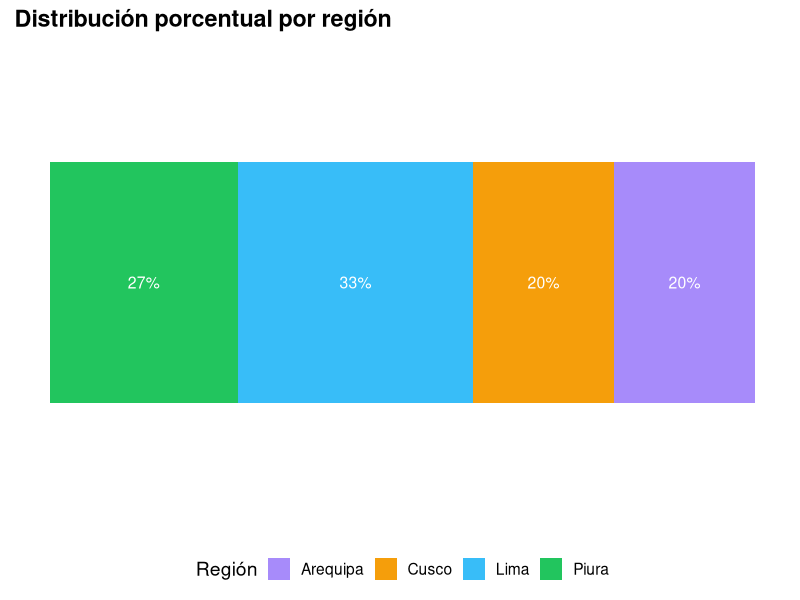
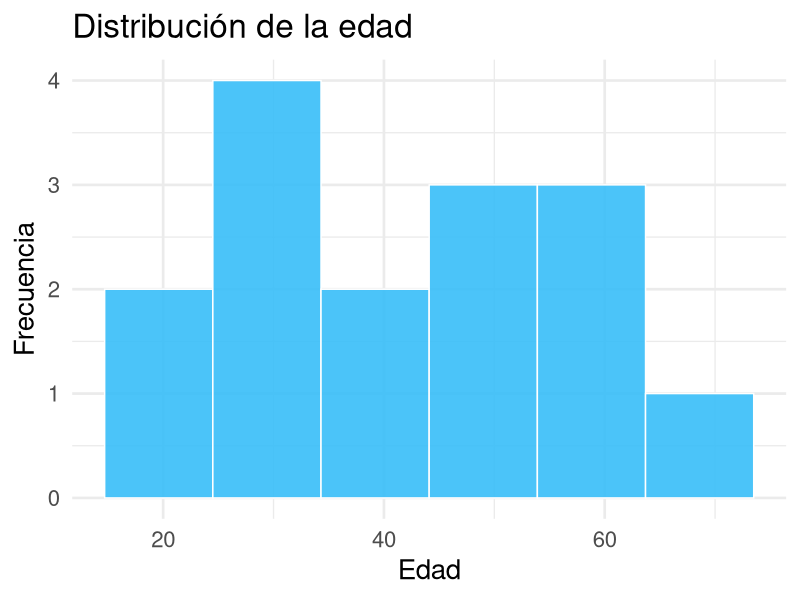
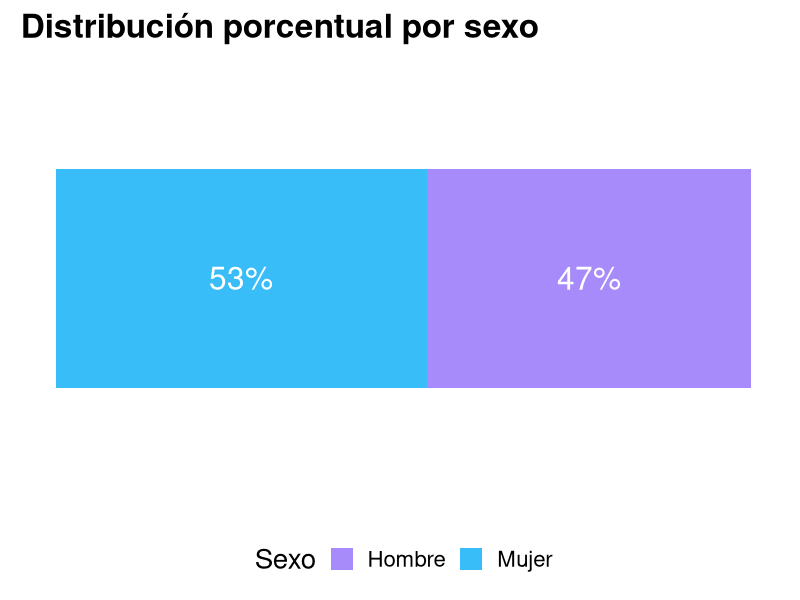
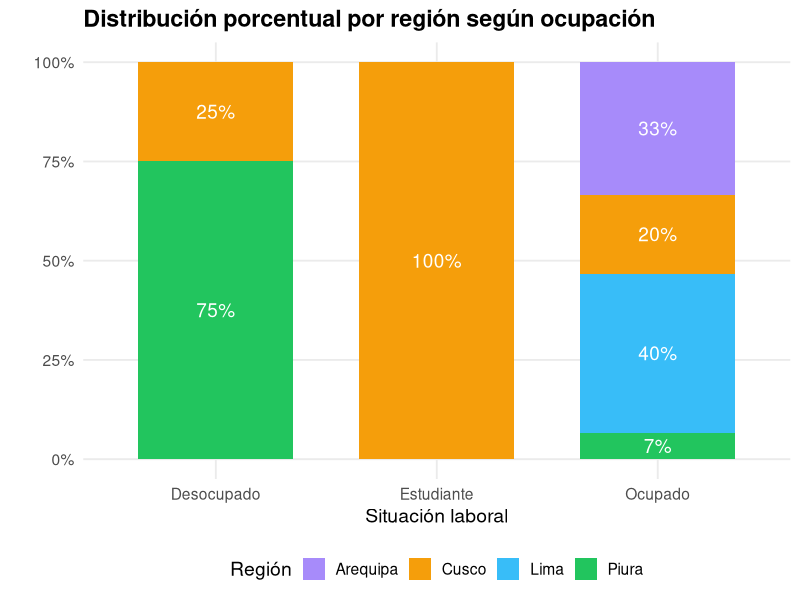
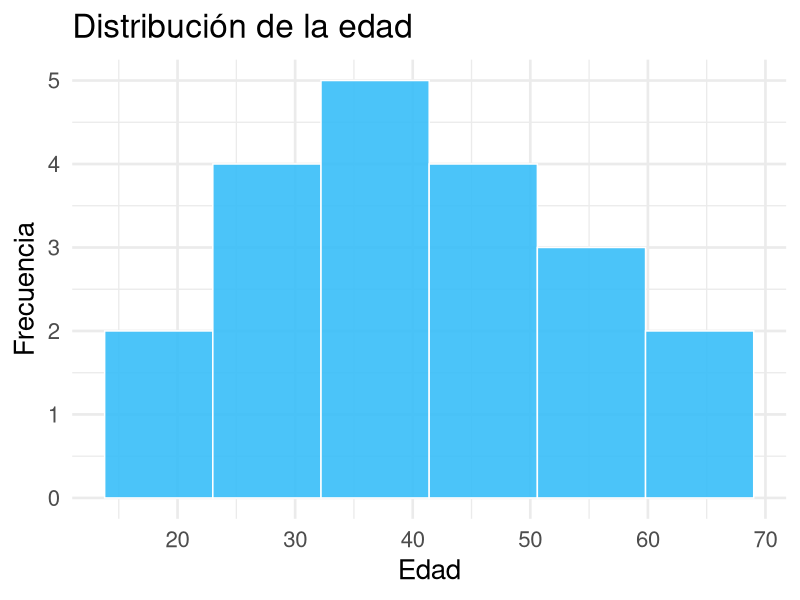

Write the R code that produced these figures, in order.
## ---- chunk 1
library(tidyverse)
library(scales)
library(knitr)
## ---- chunk 2
edad <- c(
  18, 22, 25, 29, 31,
  34, 37, 41, 45, 48,
  52, 56, 60, 63, 67
)

sexo <- c(
  "Mujer", "Hombre", "Mujer", "Hombre", "Mujer",
  "Hombre", "Mujer", "Hombre", "Mujer", "Hombre",
  "Mujer", "Hombre", "Mujer", "Hombre", "Mujer"
)

region <- c(
  "Lima", "Lima", "Lima", "Lima", "Lima",
  "Cusco", "Cusco", "Cusco",
  "Piura", "Piura", "Piura", "Piura",
  "Arequipa", "Arequipa", "Arequipa"
)

paste(
  "Edad:", edad,
  "| Sexo:", sexo,
  "| Región:", region
)
## ---- chunk 3
datos <- data.frame(
  edad = edad,
  region = region
)
paleta_region <- c(
  "Lima"      = "#38BDF8",  # celeste principal (acento)
  "Piura"     = "#22C55E",  # verde sobrio
  "Cusco"     = "#F59E0B",  # ámbar elegante
  "Arequipa"  = "#A78BFA"   # violeta suave
)
datos_region <- datos |>
  count(region) |>
  mutate(
    porcentaje = n / sum(n),
    etiqueta = scales::percent(porcentaje, accuracy = 1)
  )

ggplot(datos_region, aes(x = "", y = porcentaje, fill = region)) +
  geom_col(width = 0.6) +
  geom_text(
    aes(label = etiqueta),
    position = position_stack(vjust = 0.5),
    color = "white",
    size = 4
  ) +
  coord_flip() +
  scale_fill_manual(values = paleta_region) +
  scale_y_continuous(labels = scales::percent) +
  labs(
    title = "Distribución porcentual por región",
    x = NULL,
    y = NULL,
    fill = "Región"
  ) +
  theme_minimal(base_size = 14) +
  theme(
    axis.text = element_blank(),
    axis.ticks = element_blank(),
    panel.grid = element_blank(),
    plot.title = element_text(face = "bold"),
    legend.position = "bottom"
  )
## ---- chunk 4
    edad
## ---- chunk 5
    region
## ---- chunk 6
ggplot(datos, aes(x = edad)) +
  geom_histogram(
    bins = 6,
    fill = "#38BDF8",
    color = "white",
    alpha = 0.9
  ) +
  labs(
    title = "Distribución de la edad",
    x = "Edad",
    y = "Frecuencia"
  ) +
  theme_minimal(base_size = 20) 
## ---- chunk 7

datos_sexo <- data.frame(sexo = sexo)


paleta_sexo <- c(
  "Mujer"   = "#38BDF8",  # celeste principal
  "Hombre" = "#A78BFA"   # violeta suave
)


datos_sexo_pct <- datos_sexo |>
  count(sexo) |>
  mutate(
    porcentaje = n / sum(n),
    etiqueta = percent(porcentaje, accuracy = 1)
  )

# Gráfico
ggplot(datos_sexo_pct, aes(x = "", y = porcentaje, fill = sexo)) +
  geom_col(width = 0.6) +
  geom_text(
    aes(label = etiqueta),
    position = position_stack(vjust = 0.5),
    color = "white",
    size = 8
  ) +
  coord_flip() +
  scale_fill_manual(values = paleta_sexo) +
  scale_y_continuous(labels = percent) +
  labs(
    title = "Distribución porcentual por sexo",
    x = NULL,
    y = NULL,
    fill = "Sexo"
  ) +
  theme_minimal(base_size = 20) +
  theme(
    axis.text = element_blank(),
    axis.ticks = element_blank(),
    panel.grid = element_blank(),
    plot.title = element_text(face = "bold"),
    legend.position = "bottom"
  )
## ---- chunk 8
edad <- c(
  18, 22, 25, 29, 31, 34, 37, 41, 45, 48,
  52, 55, 58, 61, 64, 27, 33, 39, 46, 50
)

sexo <- c(
  "Mujer", "Hombre", "Mujer", "Hombre", "Mujer",
  "Hombre", "Mujer", "Hombre", "Mujer", "Hombre",
  "Mujer", "Hombre", "Mujer", "Hombre", "Mujer",
  "Mujer", "Hombre", "Mujer", "Hombre", "Mujer"
)

region <- c(
  "Lima", "Lima", "Cusco", "Cusco", "Arequipa",
  "Arequipa", "Piura", "Piura", "Lima", "Lima",
  "Cusco", "Cusco", "Arequipa", "Arequipa", "Piura",
  "Lima", "Cusco", "Arequipa", "Piura", "Lima"
)

educacion <- c(
  "Secundaria", "Universitaria", "Universitaria", "Técnica",
  "Universitaria", "Técnica", "Secundaria", "Universitaria",
  "Universitaria", "Técnica", "Secundaria", "Universitaria",
  "Universitaria", "Técnica", "Secundaria", "Universitaria",
  "Técnica", "Universitaria", "Secundaria", "Universitaria"
)

ocupacion <- c(
  "Ocupado", "Ocupado", "Estudiante", "Ocupado",
  "Ocupado", "Ocupado", "Desocupado", "Ocupado",
  "Ocupado", "Ocupado", "Desocupado", "Ocupado",
  "Ocupado", "Ocupado", "Desocupado", "Ocupado",
  "Ocupado", "Ocupado", "Desocupado", "Ocupado"
)

datos <- data.frame(
  edad = edad,
  sexo = sexo,
  region = region,
  educacion = educacion,
  ocupacion = ocupacion
)

datos
## ---- chunk 9
library(dplyr)
library(ggplot2)
library(scales)

paleta_region <- c(
  "Lima"     = "#38BDF8",
  "Cusco"    = "#F59E0B",
  "Piura"    = "#22C55E",
  "Arequipa" = "#A78BFA"
)

datos_region_ocup <- datos |>
  count(ocupacion, region) |>
  group_by(ocupacion) |>
  mutate(
    porcentaje = n / sum(n),
    etiqueta = percent(porcentaje, accuracy = 1)
  ) |>
  ungroup()

ggplot(datos_region_ocup,
       aes(x = ocupacion, y = porcentaje, fill = region)) +
  geom_col(width = 0.7) +
  geom_text(
    aes(label = etiqueta),
    position = position_stack(vjust = 0.5),
    color = "white",
    size = 4.8
  ) +
  scale_fill_manual(values = paleta_region) +
  scale_y_continuous(labels = percent) +
  labs(
    title = "Distribución porcentual por región según ocupación",
    x = "Situación laboral",
    y = "",
    fill = "Región"
  ) +
  theme_minimal(base_size = 14) +
  theme(
    panel.grid.minor = element_blank(),
    plot.title = element_text(face = "bold"),
    legend.position = "bottom"
  )
## ---- chunk 10

tabla_cruce_mejor <- datos |>
  count(sexo, region, ocupacion) |>
  group_by(sexo) |>
  mutate(
    porcentaje = round(100 * n / sum(n), 1),
    celda = paste0(n, " (", porcentaje, "%)")
  ) |>
  ungroup() |>
  select(sexo, ocupacion, region, celda) |>
  pivot_wider(
    names_from = region,
    values_from = celda,
    values_fill = "0 (0%)"
  )
kable(
  tabla_cruce_mejor,
  format  = "html",
  caption = " Distribución de personas por sexo, región y situación laboral",
  escape  = FALSE,
  table.attr = "class='kable kable-dark kable-compact'"
)
## ---- chunk 11
# Cálculo de medidas de resumen para la variable edad
media <- mean(datos$edad)
mediana <- median(datos$edad)
desv_std <- sd(datos$edad)

tabla_resumen <- tibble(
  Medida = c(
    "Media",
    "Mediana",
    "Desviación estándar"
  ),
  Descripción = c(
    "Promedio de las edades",
    "Valor central al ordenar las edades",
    "Variabilidad de las edades respecto a la media"
  ),
  Valor = c(
    round(media, 1),
    mediana,
    round(desv_std, 1)
  )
)

kable(
  tabla_resumen,
  format  = "html",
  caption = "Medidas de resumen de la variable edad",
  col.names = c("Medida", "Descripción", "Valor"),
  table.attr = "class='kable kable-dark kable-compact'"
)
## ---- chunk 12
#| fig-height: 9
#| fig-width: 20
ggplot(datos, aes(x = edad)) +
  geom_histogram(
    bins = 6,
    fill = "#38BDF8",
    color = "white",
    alpha = 0.9
  ) +
  labs(
    title = "Distribución de la edad",
    x = "Edad",
    y = "Frecuencia"
  ) +
  theme_minimal(base_size = 20) 
## ---- chunk 13
#| echo: true
# Asignar el valor 10 al objeto 'a'
a = 10

# Asignar el resultado de una suma al objeto 'b'
b <- 4 + 7
## ---- chunk 14
#| echo: true
a
## ---- chunk 15
#| echo: true
b
## ---- chunk 16
#| echo: true
# Sumar las objetos 'a' y 'b'
a + b
## ---- chunk 17
#| echo: true
suma_resultado = a + b
## ---- chunk 18
#| echo: true
suma_resultado
## ---- chunk 19
#| echo: true
# Sumar 10, 20 y 30
sum(10, 20, 30)
## ---- chunk 20
#| echo: true
round(x = 2.54934, 
      digits = 2)
## ---- chunk 21
#| echo: true
round(2.54934, 2)
## ---- chunk 22
#| echo: true
psych::describe(iris)
## ---- chunk 23
#| echo: true
x = TRUE   
y = FALSE
## ---- chunk 24
#| echo: true
x
## ---- chunk 25
#| echo: true
y
## ---- chunk 26
#| echo: true
x = 42L  
y = -3L
## ---- chunk 27
#| echo: true
x
## ---- chunk 28
#| echo: true
y
## ---- chunk 29
#| echo: true
x = 7.85  
y = -23.2
## ---- chunk 30
#| echo: true
x
## ---- chunk 31
#| echo: true
y
## ---- chunk 32
#| echo: true
x = "Peru"  
y = "Colombia"
## ---- chunk 33
#| echo: true
x
## ---- chunk 34
#| echo: true
y
## ---- chunk 35
#| echo: true

num = 3.5 
logic = FALSE
chr = "Peru"
## ---- chunk 36
#| echo: true
num
logic
chr
## ---- chunk 37
#| echo: true
class(num)
## ---- chunk 38
#| echo: true
class(logic)
class(chr)
## ---- chunk 39
#| echo: true
numeros = c(1, 2, 3, 4, 5)
letras = c("a", "b", "c", "d", "e")
## ---- chunk 40
#| echo: true
numeros
letras
## ---- chunk 41
#| echo: true
#| class: code-sm

edad = c(25, 30, 35, 
         40, 28)

genero = c("Femenino", "Masculino", 
           "Femenino", "Masculino", 
           "Femenino")

medio_comunicacion = c("Internet", "Televisión", 
                       "Radio", "Prensa Escrita", 
                       "Internet")

# Combina los vectores en un data.frame
encuesta = data.frame(
  edad = edad, 
  genero = genero, 
  med_com = medio_comunicacion
  )
## ---- chunk 42
#| echo: true
encuesta
## ---- chunk 43
#| echo: true
encuesta$edad

encuesta$genero

encuesta$med_com
## ---- chunk 44
#| echo: true
#| message: false
# Cargamos el paquete readr
library(readr)
## ---- chunk 45
#| echo: true
# Importamos el archivo CSV y lo asignamos a un objeto
encuesta_csv = read_csv("encuesta.csv")
## ---- chunk 46
#| echo: true
encuesta_csv
